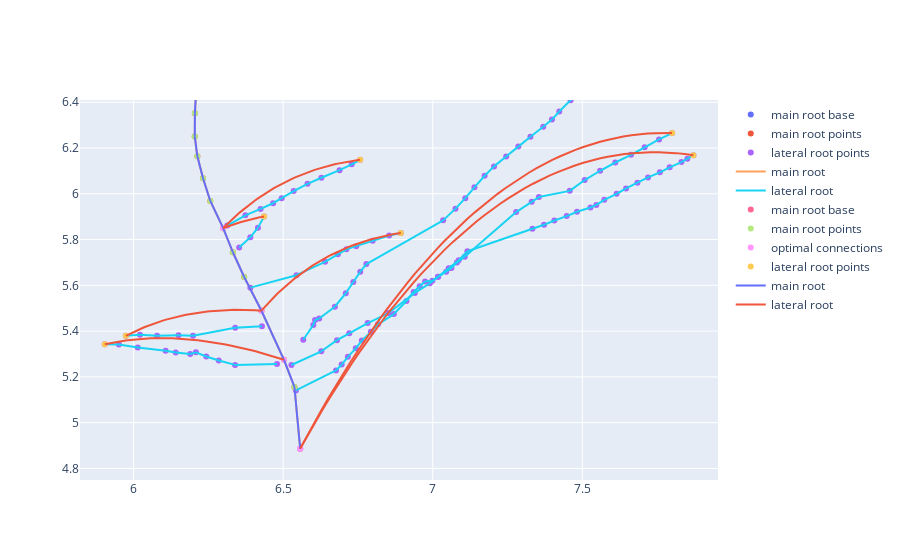
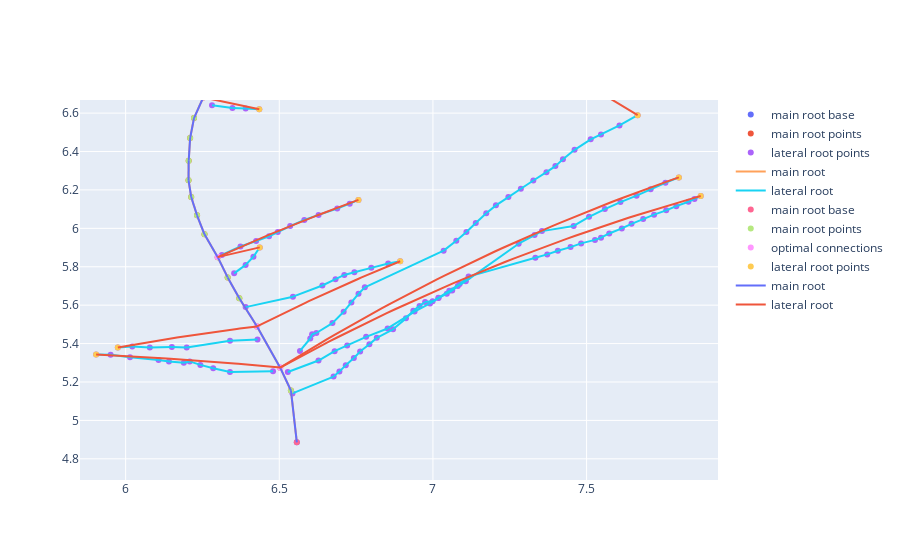
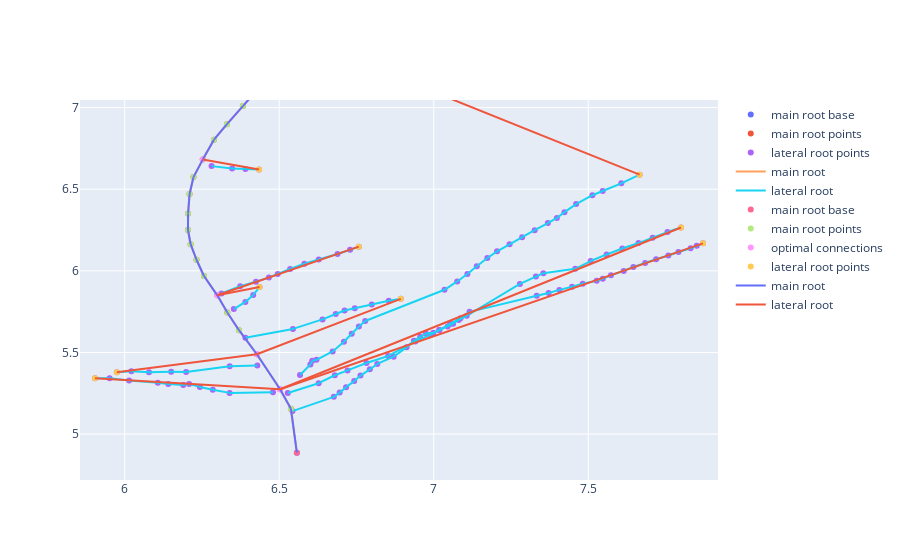
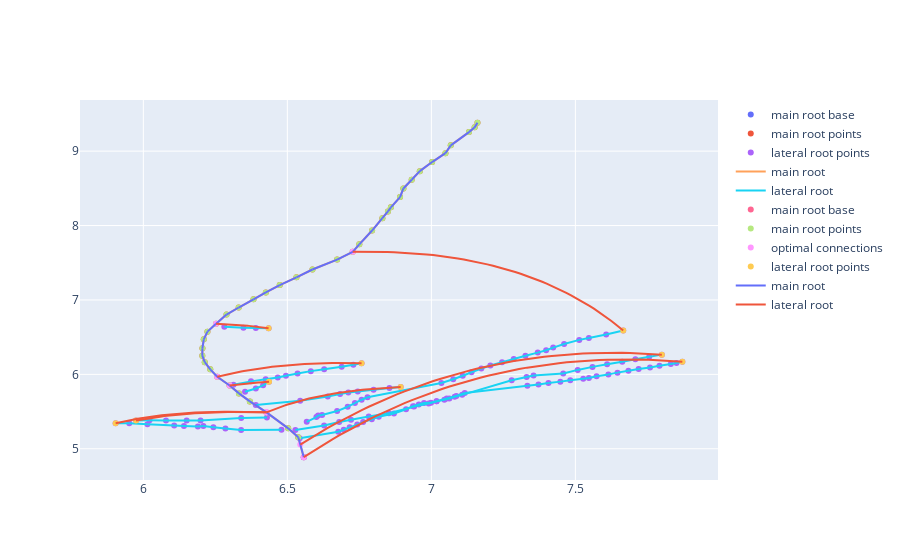

Source (notebook cell) for these figures, in order:
### Code cell
supperImpose('arbors/001_1_C_day3.csv', -.8, 0)
supperImpose('arbors/001_1_C_day3.csv', -.1, 0)
supperImpose('arbors/001_1_C_day3.csv', 0, 0)
supperImpose('arbors/001_1_C_day3.csv', -.9, 0.5)
supperImpose('arbors/001_1_C_day3.csv', -.6, 1)
